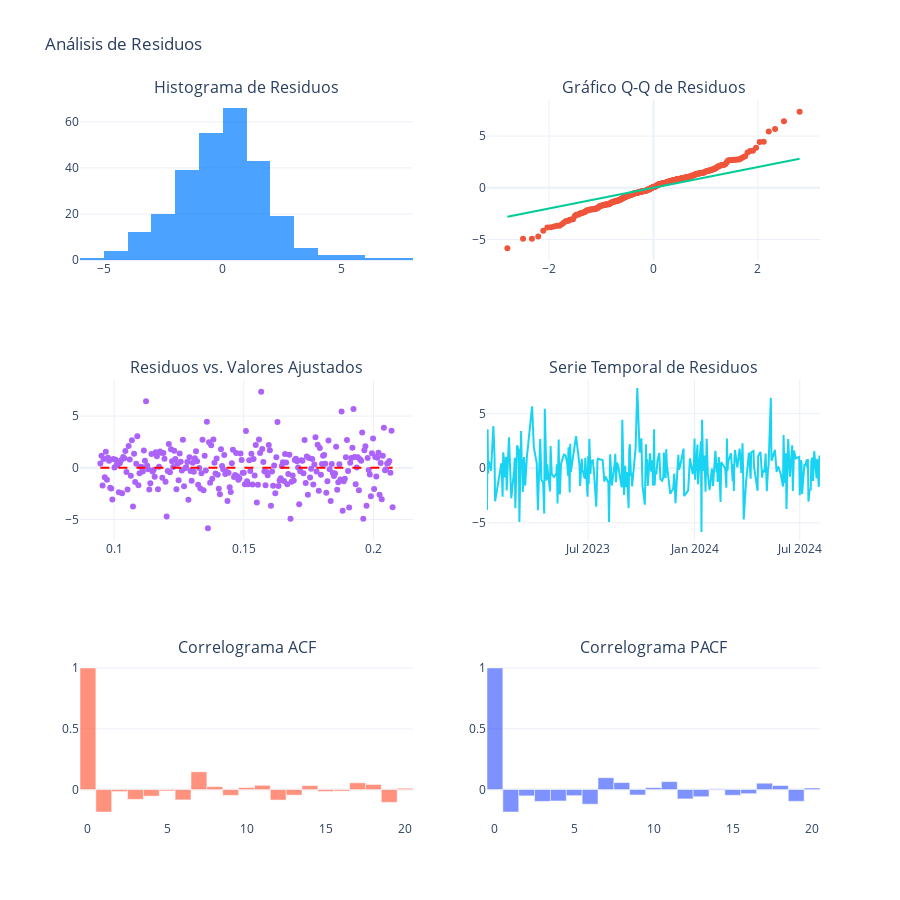

Source (notebook cell):
### Code cell
import numpy as np
import pandas as pd
import statsmodels.api as sm
import plotly.graph_objs as go
from plotly.subplots import make_subplots
from scipy.stats import shapiro, probplot
from statsmodels.stats.diagnostic import het_breuschpagan, acorr_breusch_godfrey
from statsmodels.tsa.stattools import adfuller, acf, pacf

def analyze_residuals(prices: pd.Series):
    # Calcular retornos logarítmicos
    returns = np.log(prices / prices.shift(1)).dropna()

    # Crear un DataFrame con los retornos
    data = pd.DataFrame({'Returns': returns})

    # Ajustar un modelo de regresión lineal simple
    data['Time'] = np.arange(len(data))
    X = sm.add_constant(data['Time'])
    model = sm.OLS(data['Returns'], X).fit()
    data['Fitted'] = model.fittedvalues
    data['Residuals'] = model.resid

    # Mostrar resumen del modelo
    print("Resumen del Modelo:")
    print(model.summary())

    # Análisis de residuos
    residuals = data['Residuals']

    # 1. Normalidad de los residuos
    hist_fig = go.Histogram(x=residuals, nbinsx=20, name='Residuals', marker=dict(color='rgba(0, 123, 255, 0.7)'))

    # Prueba de normalidad de Shapiro-Wilk
    shapiro_stat, shapiro_p_value = shapiro(residuals)
    print(f"Prueba de Shapiro-Wilk: Estadístico = {shapiro_stat:.4f}, p-valor = {shapiro_p_value:.4f}")
    if shapiro_p_value > 0.05:
        print("Interpretación: Los residuos siguen una distribución normal (p-valor > 0.05).")
    else:
        print("Interpretación: Los residuos no siguen una distribución normal (p-valor <= 0.05).")

    # Gráfico Q-Q
    qq = probplot(residuals, dist="norm")
    qq_fig = go.Scatter(x=qq[0][0], y=qq[0][1], mode='markers', name='Datos')
    qq_line = go.Scatter(x=qq[0][0], y=qq[0][0], mode='lines', name='Línea de referencia')

    # 2. Homocedasticidad
    scatter_fig = go.Scatter(x=data['Fitted'], y=residuals, mode='markers', name='Residuos')
    scatter_line = go.Scatter(x=[data['Fitted'].min(), data['Fitted'].max()], y=[0, 0], mode='lines', name='Línea 0', line=dict(color='red', dash='dash'))

    # Prueba de heterocedasticidad de Breusch-Pagan
    bp_test = het_breuschpagan(residuals, X)
    print(f"Prueba de Breusch-Pagan: Estadístico = {bp_test[0]:.4f}, p-valor = {bp_test[1]:.4f}")
    if bp_test[1] > 0.05:
        print("Interpretación: No hay evidencia de heterocedasticidad (p-valor > 0.05).")
    else:
        print("Interpretación: Hay evidencia de heterocedasticidad (p-valor <= 0.05).")

    # 3. Independencia y autocorrelación de residuos
    line_fig = go.Scatter(x=data.index, y=residuals, mode='lines', name='Serie Temporal de Residuos')

    # Correlograma de los residuos
    acf_values = acf(residuals, nlags=20)
    pacf_values = pacf(residuals, nlags=20)

    acf_fig = go.Bar(x=np.arange(len(acf_values)), y=acf_values, name='ACF', marker=dict(color='rgba(255, 99, 71, 0.7)'))
    pacf_fig = go.Bar(x=np.arange(len(pacf_values)), y=pacf_values, name='PACF', marker=dict(color='rgba(71, 99, 255, 0.7)'))

    # Prueba de autocorrelación de Breusch-Godfrey
    bg_test = acorr_breusch_godfrey(model, nlags=5)
    print(f"Prueba de Breusch-Godfrey: Estadístico = {bg_test[0]:.4f}, p-valor = {bg_test[1]:.4f}")
    if bg_test[1] > 0.05:
        print("Interpretación: No hay evidencia de autocorrelación (p-valor > 0.05).")
    else:
        print("Interpretación: Hay evidencia de autocorrelación (p-valor <= 0.05).")

    # ADF Test para verificar si la serie de residuos es estacionaria
    adf_stat, adf_p_value, _, _, _, _ = adfuller(residuals)
    print(f"Prueba de ADF (Dickey-Fuller): Estadístico = {adf_stat:.4f}, p-valor = {adf_p_value:.4f}")
    if adf_p_value <= 0.05:
        print("Interpretación: Los residuos son estacionarios (p-valor <= 0.05).")
    else:
        print("Interpretación: Los residuos no son estacionarios (p-valor > 0.05).")

    # Crear subplots
    fig = make_subplots(rows=3, cols=2, 
                        subplot_titles=("Histograma de Residuos", "Gráfico Q-Q de Residuos",
                                        "Residuos vs. Valores Ajustados", "Serie Temporal de Residuos",
                                        "Correlograma ACF", "Correlograma PACF"))

    # Añadir gráficos
    fig.add_trace(hist_fig, row=1, col=1)
    fig.add_trace(qq_fig, row=1, col=2)
    fig.add_trace(qq_line, row=1, col=2)
    fig.add_trace(scatter_fig, row=2, col=1)
    fig.add_trace(scatter_line, row=2, col=1)
    fig.add_trace(line_fig, row=2, col=2)
    fig.add_trace(acf_fig, row=3, col=1)
    fig.add_trace(pacf_fig, row=3, col=2)

    # Actualizar layout
    fig.update_layout(title='Análisis de Residuos', template='plotly_white', showlegend=False, height=900)

    # Mostrar figura
    fig.show()

# Ejemplo de uso con una serie de precios ficticia
fechas = pd.date_range(start='2024-01-01', periods=100)
precios = pd.Series(np.cumsum(np.random.normal(0, 1, 100)) + 100, index=fechas)

analyze_residuals(returns)

### Figure 1 — Plotly figure (JSON) as saved in the notebook; plotly's stock layout.template omitted (floating-point values rounded to 4 significant figures; data arrays with more than 128 entries replaced by an {"elided": "..."} marker saying what was removed)
{"data": [{"marker": {"color": "rgba(0, 123, 255, 0.7)"}, "name": "Residuals", "nbinsx": 20, "type": "histogram", "x": {"elided": "270 float values"}, "xaxis": "x", "yaxis": "y"}, {"mode": "markers", "name": "Datos", "type": "scatter", "x": {"elided": "270 float values"}, "xaxis": "x2", "y": {"elided": "270 float values"}, "yaxis": "y2"}, {"mode": "lines", "name": "Línea de referencia", "type": "scatter", "x": {"elided": "270 float values"}, "xaxis": "x2", "y": {"elided": "270 float values"}, "yaxis": "y2"}, {"mode": "markers", "name": "Residuos", "type": "scatter", "x": {"elided": "270 float values"}, "xaxis": "x3", "y": {"elided": "270 float values"}, "yaxis": "y3"}, {"line": {"color": "red", "dash": "dash"}, "mode": "lines", "name": "Línea 0", "type": "scatter", "x": [0.09476, 0.2074], "xaxis": "x3", "y": [0, 0], "yaxis": "y3"}, {"mode": "lines", "name": "Serie Temporal de Residuos", "type": "scatter", "x": {"elided": "270 str values"}, "xaxis": "x4", "y": {"elided": "270 float values"}, "yaxis": "y4"}, {"marker": {"color": "rgba(255, 99, 71, 0.7)"}, "name": "ACF", "type": "bar", "x": [0, 1, 2, 3, 4, 5, 6, 7, 8, 9, 10, 11, 12, 13, 14, 15, 16, 17, 18, 19, 20], "xaxis": "x5", "y": [1, -0.184, -0.01609, -0.08005, -0.05361, -0.0106, -0.08431, 0.1466, 0.0244, -0.04743, 0.01683, 0.03521, -0.0859, -0.04507, 0.03298, -0.01534, -0.0122, 0.05602, 0.04248, -0.1049, 0.01091], "yaxis": "y5"}, {"marker": {"color": "rgba(71, 99, 255, 0.7)"}, "name": "PACF", "type": "bar", "x": [0, 1, 2, 3, 4, 5, 6, 7, 8, 9, 10, 11, 12, 13, 14, 15, 16, 17, 18, 19, 20], "xaxis": "x6", "y": [1, -0.1847, -0.05211, -0.0973, -0.09399, -0.05042, -0.1206, 0.09724, 0.05736, -0.04473, 0.01548, 0.06522, -0.07696, -0.05892, 0.005731, -0.04719, -0.03417, 0.05218, 0.03315, -0.09675, 0.01295], "yaxis": "y6"}], "layout": {"annotations": [{"font": {"size": 16}, "showarrow": false, "text": "Histograma de Residuos", "x": 0.225, "xanchor": "center", "xref": "paper", "y": 1, "yanchor": "bottom", "yref": "paper"}, {"font": {"size": 16}, "showarrow": false, "text": "Gráfico Q-Q de Residuos", "x": 0.775, "xanchor": "center", "xref": "paper", "y": 1, "yanchor": "bottom", "yref": "paper"}, {"font": {"size": 16}, "showarrow": false, "text": "Residuos vs. Valores Ajustados", "x": 0.225, "xanchor": "center", "xref": "paper", "y": 0.6111, "yanchor": "bottom", "yref": "paper"}, {"font": {"size": 16}, "showarrow": false, "text": "Serie Temporal de Residuos", "x": 0.775, "xanchor": "center", "xref": "paper", "y": 0.6111, "yanchor": "bottom", "yref": "paper"}, {"font": {"size": 16}, "showarrow": false, "text": "Correlograma ACF", "x": 0.225, "xanchor": "center", "xref": "paper", "y": 0.2222, "yanchor": "bottom", "yref": "paper"}, {"font": {"size": 16}, "showarrow": false, "text": "Correlograma PACF", "x": 0.775, "xanchor": "center", "xref": "paper", "y": 0.2222, "yanchor": "bottom", "yref": "paper"}], "height": 900, "showlegend": false, "title": {"text": "Análisis de Residuos"}, "xaxis": {"anchor": "y", "domain": [0, 0.45]}, "xaxis2": {"anchor": "y2", "domain": [0.55, 1]}, "xaxis3": {"anchor": "y3", "domain": [0, 0.45]}, "xaxis4": {"anchor": "y4", "domain": [0.55, 1]}, "xaxis5": {"anchor": "y5", "domain": [0, 0.45]}, "xaxis6": {"anchor": "y6", "domain": [0.55, 1]}, "yaxis": {"anchor": "x", "domain": [0.7778, 1]}, "yaxis2": {"anchor": "x2", "domain": [0.7778, 1]}, "yaxis3": {"anchor": "x3", "domain": [0.3889, 0.6111]}, "yaxis4": {"anchor": "x4", "domain": [0.3889, 0.6111]}, "yaxis5": {"anchor": "x5", "domain": [0, 0.2222]}, "yaxis6": {"anchor": "x6", "domain": [0, 0.2222]}}}
